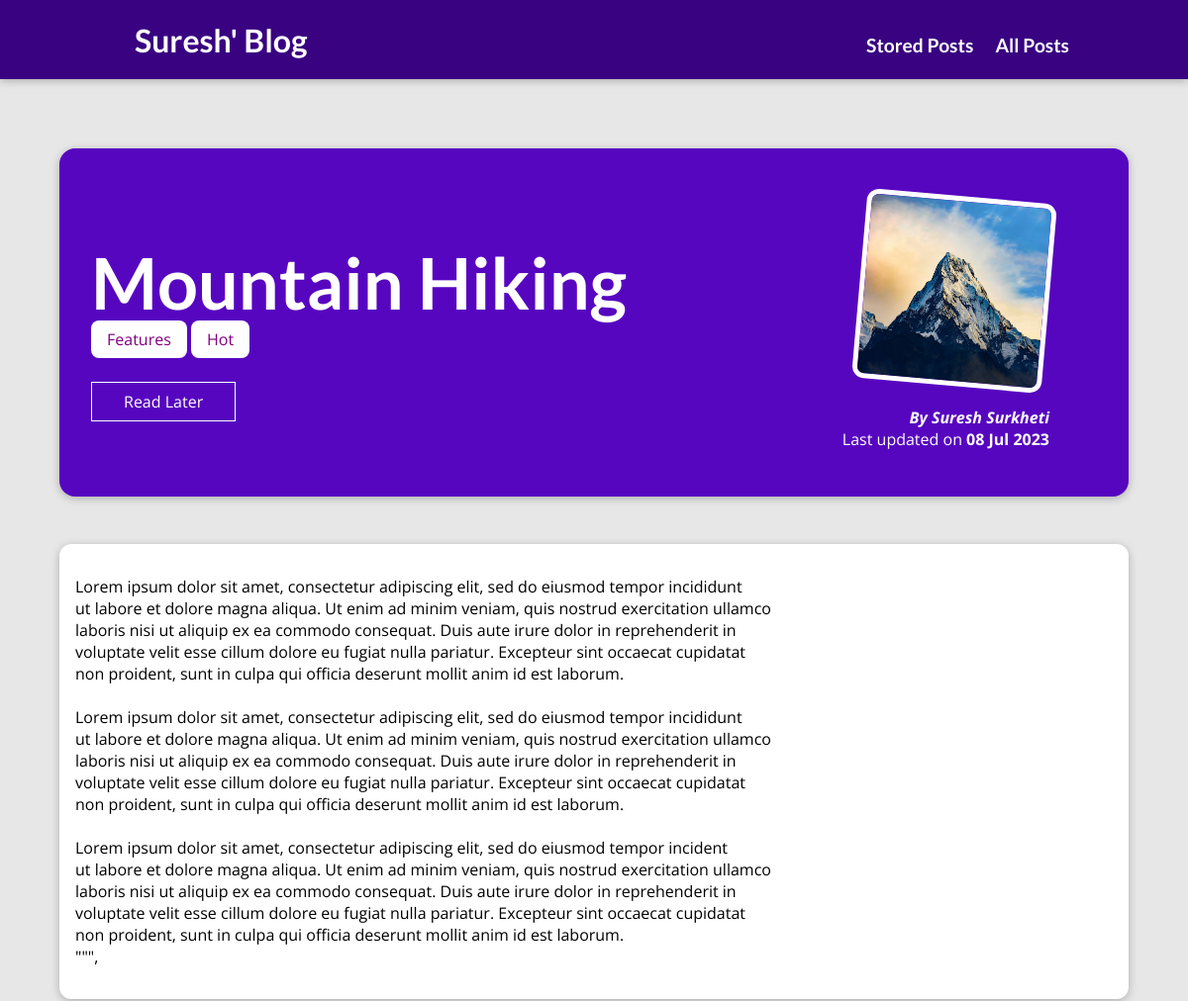
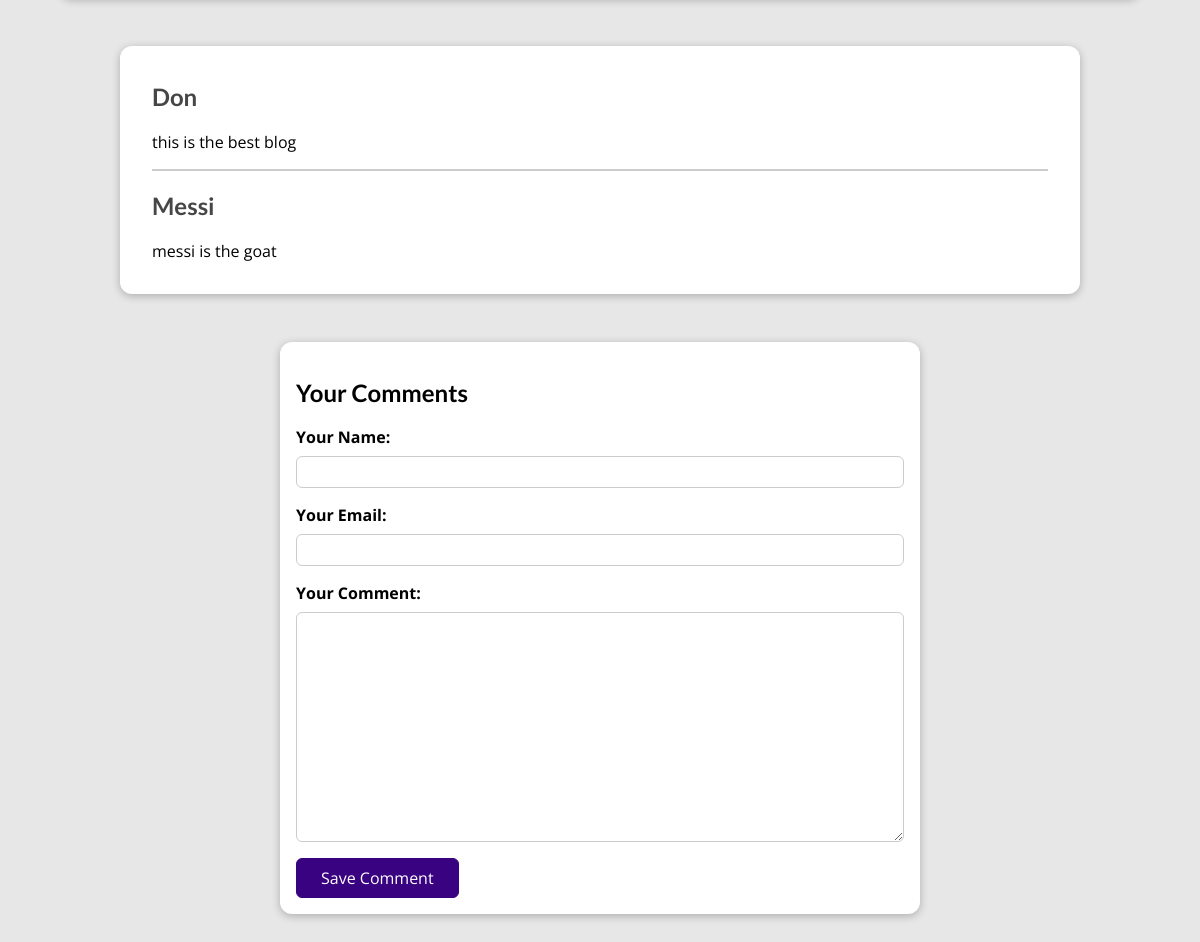
The app's page /posts/swimming-in-the-river with its own data (2 pictures, top to bottom).
### blog/models.py (models this page shows, shortened)
class Post(models.Model):
    title = models.CharField(max_length=150)
    excerpt = models.CharField(max_length=200)
    image = models.ImageField(upload_to="posts", null=True)
    date = models.DateField(auto_now=True)
    slug = models.SlugField(unique=True, db_index=True)
    content = models.TextField(validators=[MinLengthValidator(10)])
    author = models.ForeignKey(
        Author, on_delete=models.SET_NULL, null=True, related_name="posts"
    )
    tags = models.ManyToManyField(Tag)

class Tag(models.Model):
    caption = models.CharField(max_length=20)

class Author(models.Model):
    first_name = models.CharField(max_length=100)
    last_name = models.CharField(max_length=100)
    email_address = models.EmailField()
    def full_name(self):
        return f"{self.first_name} {self.last_name}"
    def __str__(self):
        return self.full_name()

class Comment(models.Model):
    user_name = models.CharField(max_length=120)
    user_email = models.EmailField()
    text = models.TextField(max_length=400)
    post = models.ForeignKey(Post, on_delete=models.CASCADE, related_name="comments")

### blog/views.py (the view, shortened to what this page needs)
# urls.py: path("posts/<slug:slug>", views.SinglePostView.as_view(), name="post-detail-page"),
class SinglePostView(View):
    def is_stored_post(self, request, post_id):
        stored_post = request.session.get("stored_posts")
        if stored_post is not None:
            is_saved_for_later = post_id in stored_post
        else:
            is_saved_for_later = False
            return is_saved_for_later
    def get(self, request, slug):
        post = Post.objects.get(slug=slug)
        context = {
            "post": post,
            "post_tags": post.tags.all(),
            "comment_form": CommentForm(),
            "comments": post.comments.all().order_by("-id"),
            "saved_for_later": self.is_stored_post(request, post.id),
        }
        return render(request, "blog/post-detail.html", context)

### blog/forms.py
class CommentForm(forms.ModelForm):
    class Meta:
        model = Comment
        exclude = ["post"]
        labels = {
            "user_name": "Your Name",
            "user_email": "Your Email",
            "text": "Your Comment",
        }

### blog/templates/blog/post-detail.html (shortened to what this page needs)
{% include 'base.html' %}
{% load static %}
{% block css_files %}
<link rel="stylesheet" href="{% static "blog/post-detail.css" %}" />
{% endblock %}
{% block content %}
<section id="summary">
    <h2>{{ post.title }}</h2>
    <div>{% for tag in post_tags %}
        <span class="tag">{{ tag.caption }}</span>
        {% endfor %}</div>
        <div id="read_later">
            <form action="{% url 'read-later' %}" method="POST">
                <button>
                    {% if saved_for_later %}
                        Remove from "Read Later" List
                    {% else %}
                        Read Later
                    {% endif %}
                </button>
            </form>
            </div>
    <article>
        <img src="{{ post.image.url }}" alt="{{ post.title }}"/>
        <address>By <a href="mailto:{{ post.author.email_address}}"> {{ post.author }}</a></address>
        <div>
            Last updated on <time>{{ post.date|date:"d M Y" }}</time>
        </div>
    </article>
</section>
<main>
   {{ post.content|linebreaks }}
</main>
<section id="comments">
    <ul>
        {% for comment in comments %}
        <li>
            <h2>{{ comment.user_name }}</h2>
            <p>{{ comment.text|linebreaks }}</p>
        </li>
        {% endfor %}
    </ul>
</section>
<section  id="comment-form">
    <h2> Your Comments </h2>
        <form action="{% url "post-detail-page" post.slug %}" method="POST">
        {% for form_field in comment_form %}
        <div class="form-control {% if form_field.errors %}invalid{% endif %}">
            {{ form_field.label_tag}}
            {{ form_field }}
        </div>
        {% endfor %}
        <button> Save Comment</button>
    </form>
</section>
{% endblock %}

### templates/base.html (shortened to what this page needs)
{% load static %}
<!DOCTYPE html>
<html lang="en">
  <head>
    <link rel="stylesheet" href="{% static "app.css" %}"/>
  </head>
  <body>
    {% block content %}
    <header id="main-navigation">
<h1><a href="{% url 'starting-page' %}">Suresh' Blog</a><h1>
    <nav>
        <a href="{% url 'read-later' %}">Stored Posts</a>
        <a href="{% url 'posts-page' %}">All Posts</a>
    </nav>
</header>
    {% endblock %}
  </body>
</html>

### static/app.css (style rules this page uses)
* { box-sizing: border-box; }
html { font-family: 'Open Sans', 'Lato', sans-serif; }
body { margin: 0; }
h1, h2, h3 { font-family: 'Lato', sans-serif; font-weight: bold; }
#main-navigation { width: 100%; height: 5rem; display: flex; justify-content: space-between; align-items: center; padding: 0 10%; position: absolute; top: 0; left: 0; }
#main-navigation a { text-decoration: none; color: white; font-weight: bold; margin-left: 1rem; }
#main-navigation nav a { color: white; font-size: 1.2rem; font-weight: bold; text-decoration: none; text-align: center; }

### blog/static/blog/post-detail.css (style rules this page uses)
body { background-color: #e7e7e7; }
#main-navigation { background-color: #390281; box-shadow: 0 2px 8px rgba(0, 0, 0, 0.25); }
#summary { margin: 8rem auto 3rem auto; padding: 2rem; width: 90%; max-width: 90rem; border-radius: 16px; background-color: #5706c0; position: relative; box-shadow: 0 2px 8px rgba(0, 0, 0, 0.25); height: 22rem; }
#summary h2 { color: white; font-size: 4.5rem; margin-bottom: 0.25rem; }
#summary article { position: absolute; top: 2rem; right: 3rem; padding: 1rem 2rem; border-radius: 12px; text-align: right; color: white; }
#summary article img { width: 12rem; height: 12rem; border-radius: 12px; transform: rotateZ(5deg); border: 5px solid white; margin-bottom: 1rem; }
#summary address { font-weight: bold; }
#summary a { color: white; text-decoration: none; }
#summary time { font-weight: bold; }
main { width: 90%; max-width: 90rem; margin: 3rem auto; background-color: white; padding: 1rem; border-radius: 12px; box-shadow: 0 2px 8px rgba(0, 0, 0, 0.25); }
.tag { background-color: white; color: purple; padding: 0.5rem 1rem; border-radius: 8px; }
#comment-form { margin: 3rem auto; width: 90%; max-width: 40rem; border-radius: 12px; background-color: white; box-shadow: 0 2px 8px rgb(0, 0, 0, 0.25); padding: 1rem; }
#comment-form button { font: inherit; background-color: #390281; color: white; border: 1px solid #390281; padding: 0.5rem 1.5rem; border-radius: 6px; cursor: pointer; }
.form-control { margin-bottom: 1rem; }
.form-control label { font-weight: bold; margin-bottom: 0.5rem; display: block; }
.form-control input, .form-control textarea { display: block; width: 100%; font: inherit; padding: 0.25rem; border-radius: 6px; border: 1px solid #ccc; }
#comments { margin: 3rem auto; width: 90%; max-width: 60rem; border-radius: 12px; background-color: white; box-shadow: 0 2px 8px rgb(0, 0, 0, 0.25); padding: 1rem 2rem; }
#comments ul { list-style: none; margin: 0; padding: 0; }
#comments li { margin-bottom: 1rem; border-bottom: 2px solid #ccc; }
#comments li:last-of-type { border-bottom: none; }
#comments h2 { color: #464646; }
#read_later { margin: 2rem 0; }
#read_later button { background-color: transparent; border: 1px solid white; padding: 0.5rem 2rem; font: inherit; color: white; }

### records on screen
Post: title "Mountain Hiking", image (picture), author "Suresh Surkheti", date "08 Jul 2023", content "Lorem ipsum dolor sit amet, consectetur adipiscing elit, sed do eiusmod tempor incididunt ut labore et dolore magna aliqua. Ut enim ad minim veniam, quis nostrud exercitation ullamco laboris nisi ut aliquip ex ea commodo consequat. Duis aute irure dolor in reprehenderit in voluptate velit esse cillum dolore eu fugiat nulla pariatur. Excepteur sint occaecat cupidatat non proident, sunt in culpa qui officia deserunt mollit anim id est laborum. Lorem ipsum dolor sit amet, consectetur adipiscing elit, sed do eiusmod tempor incididunt ut labore et dolore magna aliqua. Ut enim ad minim veniam, quis nostrud exercitation ullamco laboris nisi ut aliquip ex ea commodo consequat. Duis aute irure dolor…"
Tag: caption "Features"
Tag: caption "Hot"
Comment: user_name "Don", text "this is the best blog"
Comment: user_name "Messi", text "messi is the goat"
